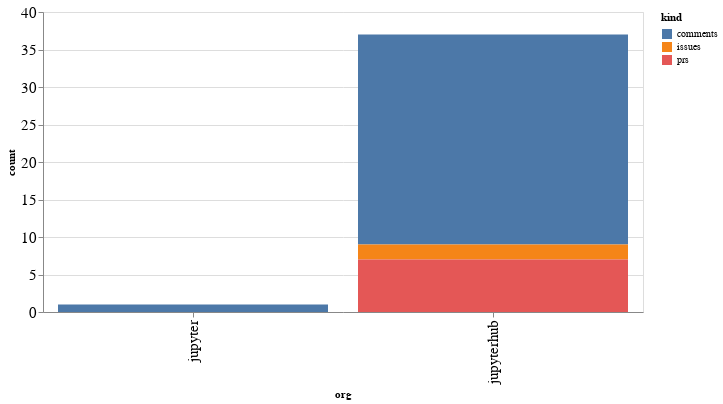

This figure's notebook cell:
### Code cell
alt.Chart(org_summaries, width=600).mark_bar().encode(
    x='org',
    y='count',
    color='kind',
    tooltip="org"
)

### Figure 1 — Vega-Lite specification as saved in the notebook (floating-point values rounded to 4 significant figures)
{"config": {"axisLeft": {"labelFontSize": 15}, "axisBottom": {"labelFontSize": 15}}, "data": {"name": "data-72b8ebdd479c2fd769bce2512ea9bf44"}, "mark": "bar", "encoding": {"color": {"type": "nominal", "field": "kind"}, "tooltip": {"type": "nominal", "field": "org"}, "x": {"type": "nominal", "field": "org"}, "y": {"type": "quantitative", "field": "count"}}, "width": 600, "$schema": "https://vega.github.io/schema/vega-lite/v4.8.1.json", "datasets": {"data-72b8ebdd479c2fd769bce2512ea9bf44": [{"org": "jupyter", "kind": "comments", "count": 1}, {"org": "jupyterhub", "kind": "comments", "count": 28}, {"org": "jupyterhub", "kind": "issues", "count": 2}, {"org": "jupyterhub", "kind": "prs", "count": 7}]}}
